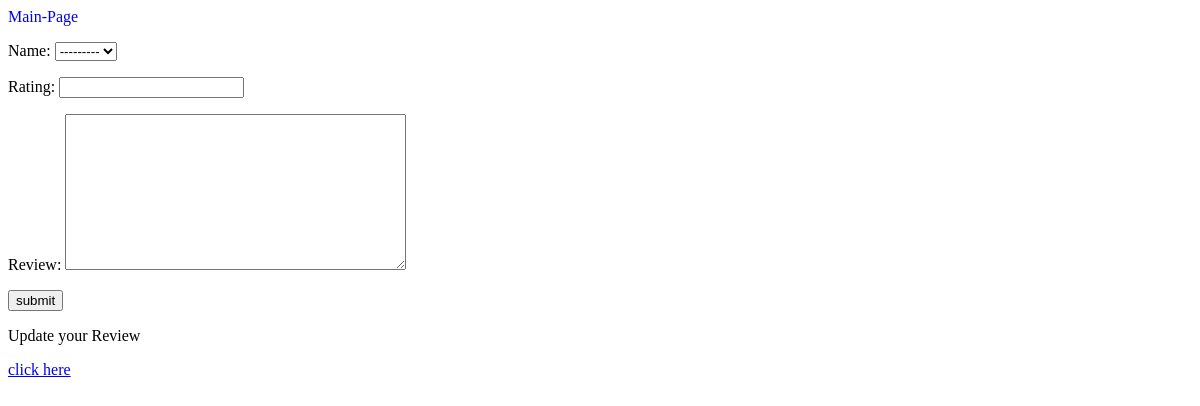
The page /reviews/ on the database as committed earlier.
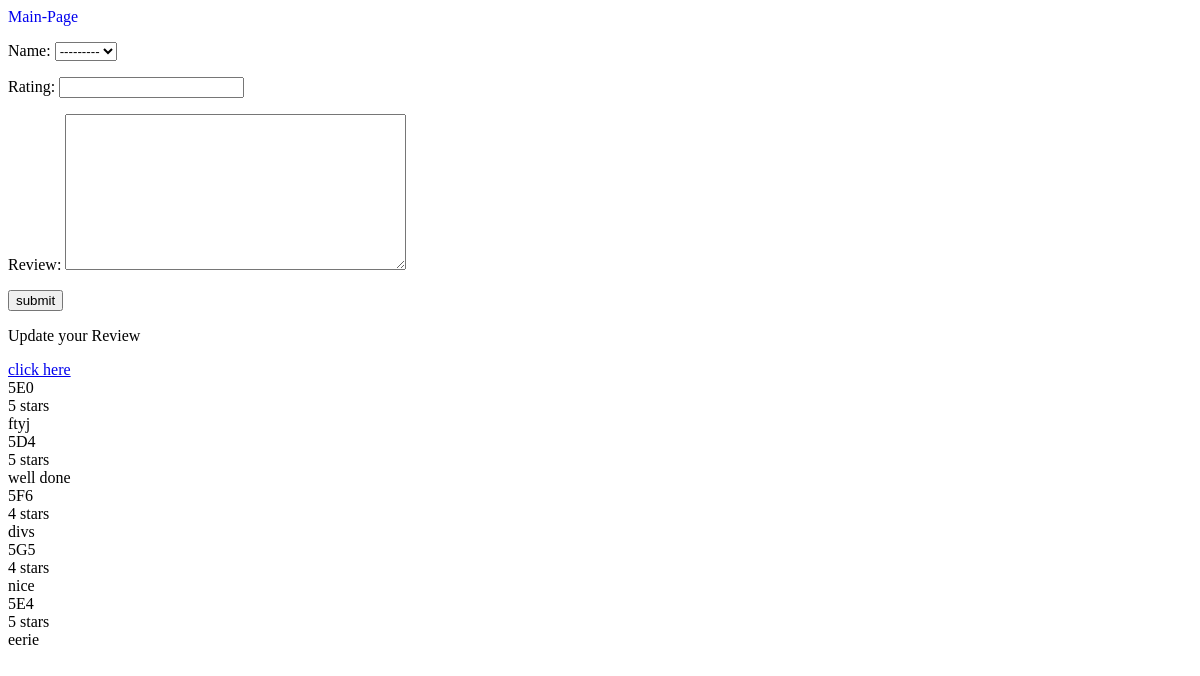
The same page on the database as committed later.
### base/models.py (models this page shows)
class Feed(models.Model):
    name = models.OneToOneField(User,on_delete=models.CASCADE,null=True)
    rating = models.PositiveIntegerField(null=True)
    review = models.TextField(max_length=200, null=True)

class User(AbstractUser):
    name = models.CharField(max_length=100, null=True)
    profile_pic = models.ImageField(null=True, default="Education Logo.png")
    course = models.CharField(max_length=100, null=True)
    year = models.CharField(max_length=100, null=True)
    semester = models.CharField(max_length=100, null=True)

### base/views.py (the view)
# urls.py: path('reviews/',views.review,name="rev"),
def review(request):
    review = Feed.objects.all()
    form = Feedback()
    if request.method=='POST':
        form = Feedback(request.POST)
        if form.is_valid():
            form.save()
            return redirect('main')
    context={'form':form,'review':review}
    return render(request,'base/feedback.html',context)

### base/forms.py
class Feedback(forms.ModelForm):
    class Meta:
        model = Feed
        fields = ['name','rating','review']

### base/templates/base/feedback.html (shortened to what this page needs)
{%include 'base/err.html'%}
{%block content%}
<form method="POST">
    {{form.as_p}}
<button type="submit">submit</button>
</form>
<p>Update your Review</p>
<a href="{%url 'ed'%}">click here</a>
<div>
    {% for f in review %}
    {{f.name.username}}<br>
    {{f.rating}} stars<br>
    {{f.review}}<br>
    {% endfor %}
</div>
{%endblock content%}

### base/templates/base/err.html (shortened to what this page needs)
{%load static%}
<a href="{%url 'main'%}" style="text-decoration: none;">Main-Page</a>

Rows that differ between the two databases and show on the page:
added Feed: name.username "5E0", rating "5", review "ftyj"
added Feed: name.username "5D4", rating "5", review "well done"
added Feed: name.username "5F6", rating "4", review "divs"
added Feed: name.username "5G5", rating "4", review "nice"
added Feed: name.username "5E4", rating "5", review "eerie"
